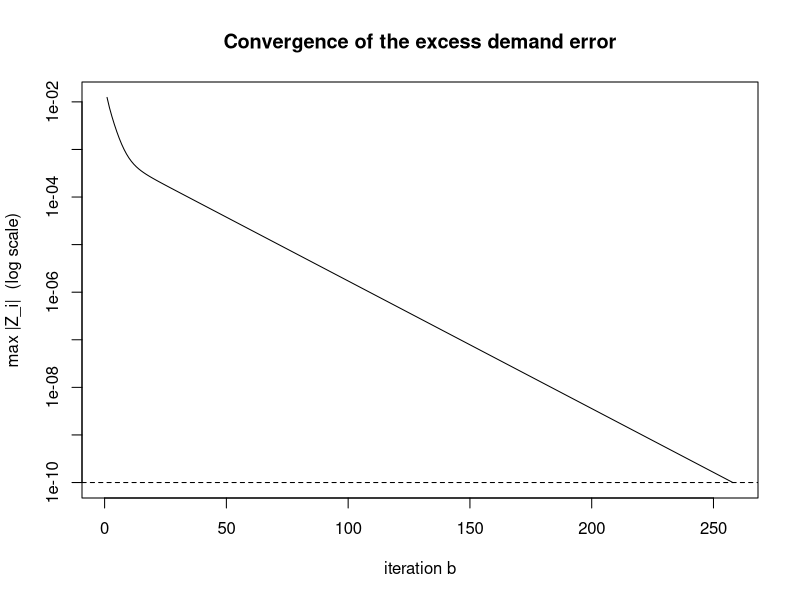
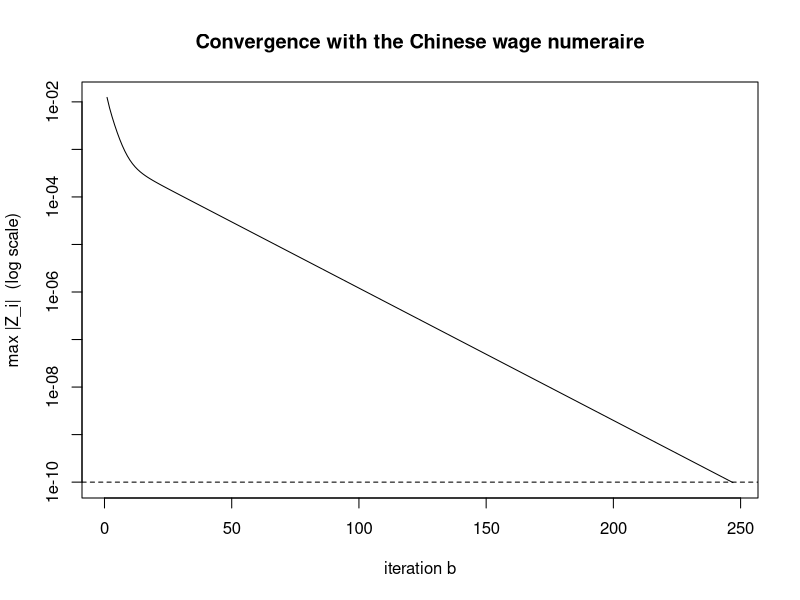
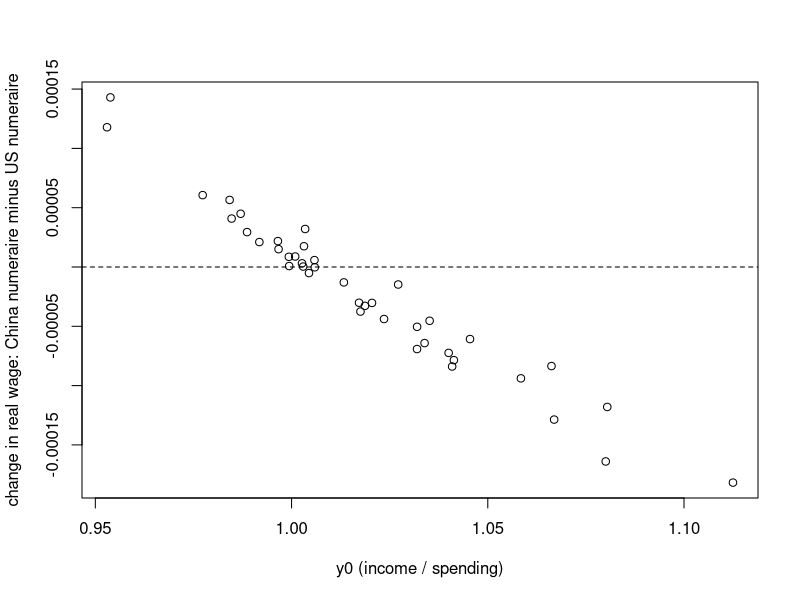

The R script that drew these images, in order:
## ---- chunk 1
knitr::opts_chunk$set(echo = TRUE, message = FALSE, warning = FALSE)
## ---- chunk 2
library(here)
library(tidyverse)
## ---- chunk 3
#download the data

country_list <- read_csv(here("data", "country_list.csv"))
trade <- read_csv(here("data", "bilateral_trade_country.csv"))

#set variable names
countries <- country_list$country
N         <- length(countries)

# trade elasticity, theta set to 4 as prescribed
theta <- 4

# building the matrix X0[n, i] = spending by n (destination) on goods from i (origin)
X0 <- matrix(0, nrow = N, ncol = N,
             dimnames = list(countries, countries))
X0[cbind(trade$country_dest, trade$country_org)] <- trade$trade_flow2014

# total spending of n = row sums; total income of i = column sums
spending <- rowSums(X0)
income   <- colSums(X0)

# expenditure shares pi0[n, i]
pi0 <- X0 / spending

# income-to-spending ratios
y0 <- income / spending

# share of i's sales going to n
sales_share <- t(t(X0) / income)
## ---- chunk 4
# shocks: 10% rise in Chinese productivity, nothing else
That <- rep(1, N)
names(That) <- countries
That["CHN"] <- 1.1

Dhat <- rep(1, N)   
Lhat <- rep(1, N)

# h(w) = w_US and what_US = 1, so the numeraire ratio is one
h_ratio <- 1

# step b = 0: guess what_i = 1 for all i
what <- rep(1, N)
names(what) <- countries

# US wage is the numeraire, fixed at 1 throughout
what["USA"] <- 1

what
## ---- chunk 5
kappa <- 0.5
tol   <- 1e-10
B     <- 100000

# store the error at each step
err_path <- rep(NA, B)

what <- rep(1, N)
names(what) <- countries

for (b in 1:B) {

  Phihat <- as.vector(pi0 %*% (That * what^(-theta)))
  pihat  <- matrix(That * what^(-theta), nrow = N, ncol = N, byrow = TRUE) / Phihat
  Xhat   <- y0 * what * Lhat + (1 - y0) * h_ratio * Dhat

  Z <- colSums(sales_share * pihat * Xhat) - what * Lhat
  Z["USA"] <- 0

  err_path[b] <- max(abs(Z))

  if (err_path[b] < tol) break

  what <- what + kappa * Z
  what["USA"] <- 1
}

err_path <- err_path[1:b]

b
err_path[b]
## ---- chunk 6
# error falls monotonically at every step
all(diff(err_path) < 0)

# first few and last few errors
head(err_path)
tail(err_path)

# log scale makes the geometric decline visible
plot(err_path, type = "l", log = "y",
     xlab = "iteration b",
     ylab = "max |Z_i|  (log scale)",
     main = "Convergence of the excess demand error")
abline(h = tol, lty = 2)
## ---- chunk 7
# change in market access and price index
Phihat <- as.vector(pi0 %*% (That * what^(-theta)))
Phat   <- Phihat^(-1 / theta)
names(Phihat) <- countries
names(Phat)   <- countries

# change in total spending
Xhat <- y0 * what * Lhat + (1 - y0) * h_ratio * Dhat

# change in domestic trade share
pihat <- matrix(That * what^(-theta), nrow = N, ncol = N, byrow = TRUE) / Phihat
dimnames(pihat) <- list(countries, countries)
pihat_ii <- diag(pihat)

# initial spending share on Chinese goods
pi0_china <- pi0[, "CHN"]

results <- data.frame(
  country   = countries,
  what      = what,
  Xhat      = Xhat,
  Phat      = Phat,
  real_wage = what / Phat,
  real_exp  = Xhat / Phat,
  pihat_ii  = pihat_ii,
  Phihat    = Phihat,
  pi0_china = pi0_china
)

results[order(-results$real_wage), ]
## ---- chunk 8
# drop China
reg_data <- subset(results, country != "CHN")

reg_data$ln_real_wage <- log(reg_data$real_wage)
reg_data$ln_real_exp  <- log(reg_data$real_exp)
reg_data$ln_pihat_ii  <- log(reg_data$pihat_ii)
reg_data$ln_Phihat    <- log(reg_data$Phihat)

# real wage on each regressor separately
summary(lm(ln_real_wage ~ ln_pihat_ii, data = reg_data))
summary(lm(ln_real_wage ~ ln_Phihat,   data = reg_data))
summary(lm(ln_real_wage ~ pi0_china,   data = reg_data))

# real expenditure on each regressor separately
summary(lm(ln_real_exp ~ ln_pihat_ii, data = reg_data))
summary(lm(ln_real_exp ~ ln_Phihat,   data = reg_data))
summary(lm(ln_real_exp ~ pi0_china,   data = reg_data))
## ---- chunk 9
kappa <- 0.5
tol   <- 1e-10
B     <- 100000

# store the error at each step
err_path2 <- rep(NA, B)

what2 <- rep(1, N)
names(what2) <- countries

for (b in 1:B) {

  Phihat2 <- as.vector(pi0 %*% (That * what2^(-theta)))
  pihat2  <- matrix(That * what2^(-theta), nrow = N, ncol = N, byrow = TRUE) / Phihat2

  # h(w0 what) / h(w0) = what_China
  h_ratio2 <- what2["CHN"]

  Xhat2 <- y0 * what2 * Lhat + (1 - y0) * h_ratio2 * Dhat

  Z2 <- colSums(sales_share * pihat2 * Xhat2) - what2 * Lhat
  Z2["USA"] <- 0

  err_path2[b] <- max(abs(Z2))

  if (err_path2[b] < tol) break

  what2 <- what2 + kappa * Z2
  what2["USA"] <- 1
}

err_path2 <- err_path2[1:b]

b
err_path2[b]
## ---- chunk 10
all(diff(err_path2) < 0)

head(err_path2)
tail(err_path2)

plot(err_path2, type = "l", log = "y",
     xlab = "iteration b",
     ylab = "max |Z_i|  (log scale)",
     main = "Convergence with the Chinese wage numeraire")
abline(h = tol, lty = 2)
## ---- chunk 11
Phihat2 <- as.vector(pi0 %*% (That * what2^(-theta)))
Phat2   <- Phihat2^(-1 / theta)
names(Phat2) <- countries

h_ratio2 <- what2["CHN"]
Xhat2    <- y0 * what2 * Lhat + (1 - y0) * h_ratio2 * Dhat

results2 <- data.frame(
  country    = countries,
  what2      = what2,
  Phat2      = Phat2,
  real_wage2 = what2 / Phat2,
  real_exp2  = Xhat2 / Phat2
)

results2[order(-results2$real_wage2), ]
## ---- chunk 12
compare <- data.frame(
  country        = countries,
  y0             = y0,
  real_wage_US   = results$real_wage,
  real_wage_CHN  = results2$real_wage2,
  diff_wage      = results2$real_wage2 - results$real_wage,
  real_exp_US    = results$real_exp,
  real_exp_CHN   = results2$real_exp2,
  diff_exp       = results2$real_exp2 - results$real_exp
)

compare[order(-abs(compare$diff_wage)), ]

# the difference lines up with the sign of the trade imbalance
cor(compare$diff_wage, compare$y0)
plot(compare$y0, compare$diff_wage,
     xlab = "y0 (income / spending)",
     ylab = "change in real wage: China numeraire minus US numeraire")
abline(h = 0, lty = 2)
